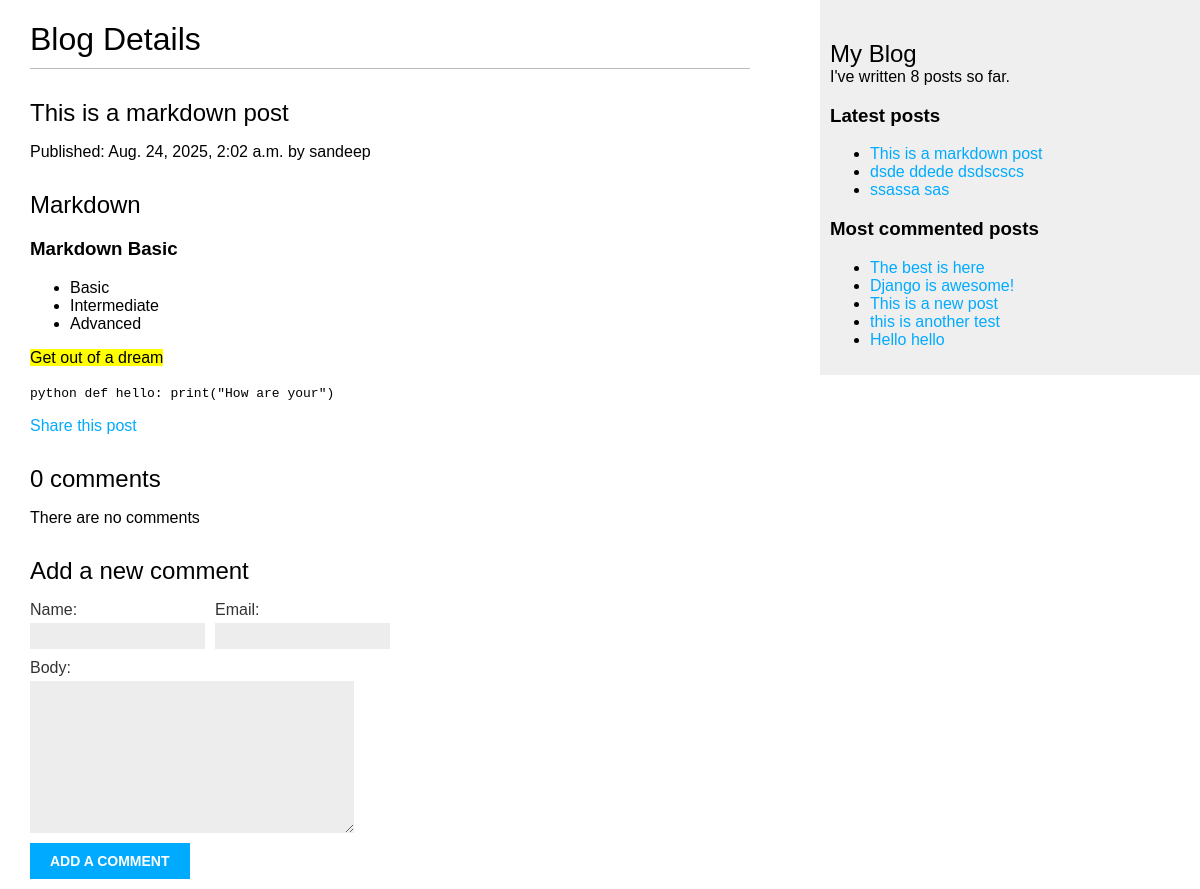
The page /blog/2025/8/24/this-is-a-markdown-post/ on the database its author committed.
### blog/models.py (models this page shows, shortened)
class Post(models.Model):
    class Status(models.TextChoices):
        DRAFT = "DF", "Draft"
        PUBLISHED = "PB", "Published"
    title = models.CharField(max_length=250)
    slug = models.SlugField(max_length=250, unique_for_date="publish")
    author = models.ForeignKey(
        settings.AUTH_USER_MODEL, on_delete=models.CASCADE, related_name="blog_posts"
    )
    body = models.TextField()
    tags = TaggableManager()
    publish = models.DateTimeField(default=timezone.now)
    created = models.DateTimeField(auto_now_add=True)
    updated = models.DateTimeField(auto_now=True)
    status = models.CharField(max_length=2, choices=Status, default=Status.DRAFT)
    objects = models.Manager()  # default
    published = PublishedManager()  # custom manager
    class Meta:
        ordering = ["-publish"]
        indexes = [
            models.Index(fields=["-publish"]),
        ]
    def get_absolute_url(self):
        return reverse(
            "blog:post_detail",
            args=[self.publish.year, self.publish.month, self.publish.day, self.slug],
        )

### blog/views.py (the view)
def post_detail(request, year, month, day, post):
    post = get_object_or_404(
        Post,
        status=Post.Status.PUBLISHED,
        slug=post,
        publish__year=year,
        publish__month=month,
        publish__day=day,
    )
    comments = post.comments.filter(active=True)
    form = CommentForm()
    return render(
        request,
        "blog/post/detail.html",
        {"post": post, "comments": comments, "form": form},
    )

### blog/forms.py
class CommentForm(forms.ModelForm):
    class Meta:
        model = Comment
        fields = ["name", "email", "body"]

### blog/models.py (called while the page is built)
    def get_queryset(self):
        return super().get_queryset().filter(status=Post.Status.PUBLISHED)

### blog/templatetags/blog_tags.py (called while the page is built)
@register.simple_tag
def total_posts():
    return Post.published.count()

@register.inclusion_tag("blog/post/latest_posts.html")
def show_latest_posts(count=5):
    latest_posts = Post.published.order_by("-publish")[:count]
    return {"latest_posts": latest_posts}

@register.simple_tag
def get_most_commented_posts(count=5):
    return Post.published.annotate(total_comments=Count("comments")).order_by(
        "-total_comments"
    )[:count]

@register.filter(name="markdown")
def markdown_format(text):
    return mark_safe(markdown.markdown(text))

### blog/templates/blog/post/detail.html (shortened to what this page needs)
{% extends "blog/base.html" %}
{% load blog_tags %}
{% block content %}
    <h1>Blog Details</h1>
    <h2>{{ post.title }}</h2>
    <p>Published: {{ post.publish }} by {{ post.author }}</p>
    <p>{{ post.body|markdown }}</p>
    <p>
        <a href="{% url "blog:post_share" post.id %}">Share this post</a>
    </p>
    {% with comments.count as total_comments %}
        <h2>{{ total_comments }} comment{{ total_comments|pluralize }}</h2>
    {% endwith %}
    {% for comment in comments %}
        <div class="comment">
            <p class="info">Comment {{ forloop.counter }} by {{ comment.name }} {{ comment.created }}</p>
            {{ comment.body|linebreaks }}
        </div>
    {% empty %}
        <p>There are no comments</p>
    {% endfor %}
    {% include "blog/post/includes/comment_form.html" %}
{% endblock content %}

### blog/templates/blog/base.html (shortened to what this page needs)
{% load blog_tags %}
{% load static %}
<!DOCTYPE html>
<html lang="en">
  <head>
    <link href="{% static "css/blog.css" %}" rel="stylesheet">
  </head>
  <body>
    <div id="content">
      {% block content %}
      {% endblock content %}
    </div>
    <div id="sidebar">
      <h2>My Blog</h2>
      I've written {% total_posts %} posts so far.
      <h3>Latest posts</h3>
      {% show_latest_posts 3 %}
      <h3>Most commented posts</h3>
      {% get_most_commented_posts as most_commented_posts %}
      <ul>
        {% for post in most_commented_posts %}
          <li>
            <a href="{{ post.get_absolute_url }}">{{ post.title }}</a>
          </li>
        {% endfor %}
      </ul>
    </div>
  </body>
</html>

### blog/templates/blog/post/latest_posts.html
<ul>
    {% for post in latest_posts %}
        <li>
            <a href="{{ post.get_absolute_url }}">{{ post.title }}</a>
        </li>
    {% endfor %}
</ul>

### blog/static/css/blog.css (style rules this page uses)
body { margin: 0; padding: 0; font-family: helvetica, sans-serif; }
a { color: #00abff; text-decoration: none; }
h1 { font-weight: normal; border-bottom: 1px solid #bbb; padding: 0 0 10px 0; }
h2 { font-weight: normal; margin: 30px 0 0; }
#content { float: left; width: 60%; padding: 0 0 0 30px; }
#sidebar { float: right; width: 30%; padding: 10px; background: #efefef; height: 100%; }
label { float: left; clear: both; color: #333; margin-bottom: 4px; }
input, textarea { clear: both; float: left; margin: 0 0 10px; background: #ededed; border: 0; padding: 6px 10px; font-size: 12px; }

### rows shown on the page
Post: title "This is a markdown post", publish "Aug. 24, 2025, 2:02 a.m.", author "sandeep", body "Markdown Markdown Basic Basic Intermediate Advanced Get out of a dream python def hello: print(\"How are your\")"
Post: title "dsde ddede dsdscscs"
Post: title "ssassa sas"
Post: title "The best is here"
Post: title "Django is awesome!"
Post: title "This is a new post"
Post: title "this is another test"
Post: title "Hello hello"

### other values the page prints
{{ total_comments }} "0"
